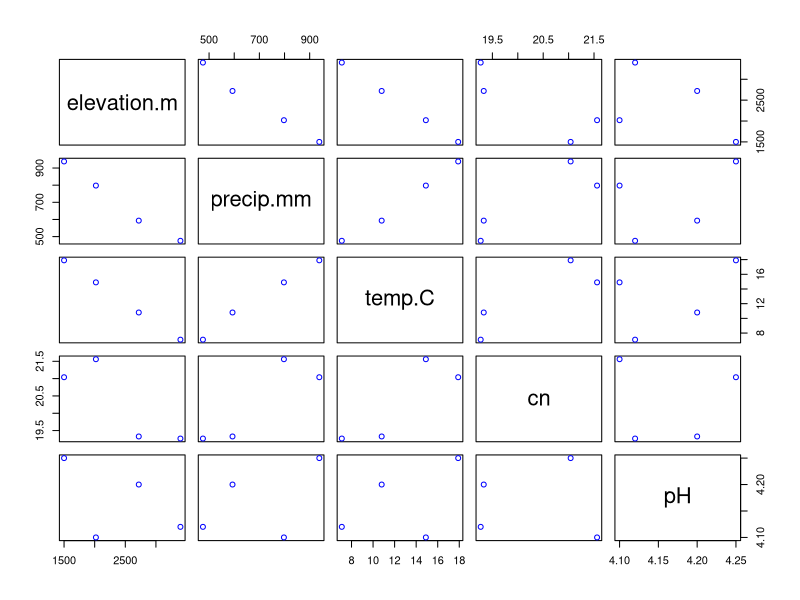
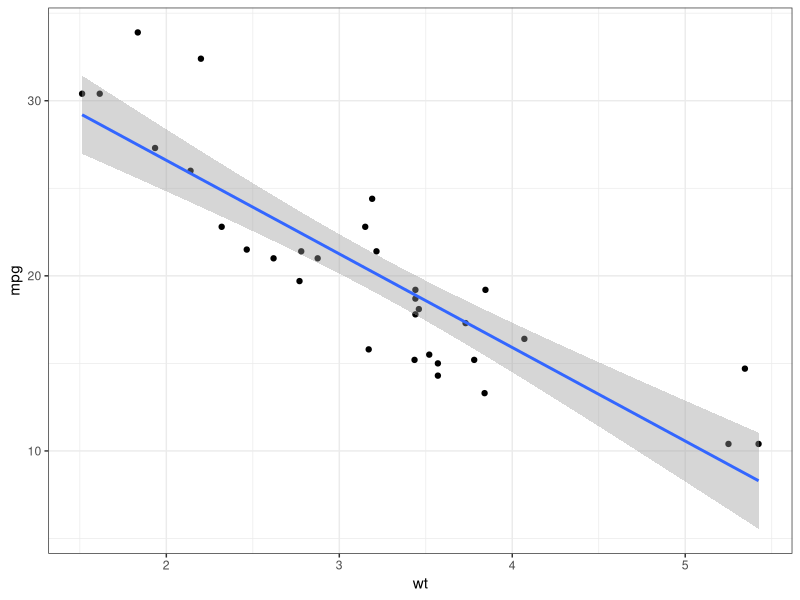
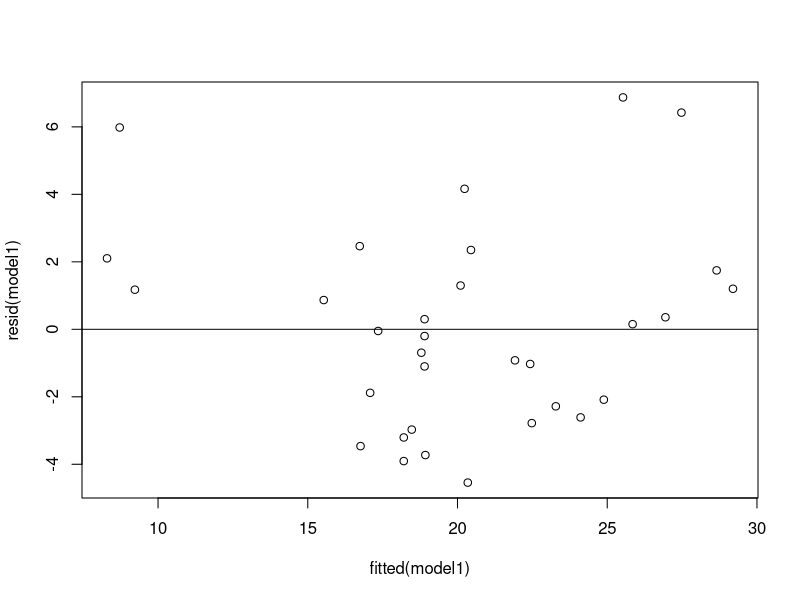
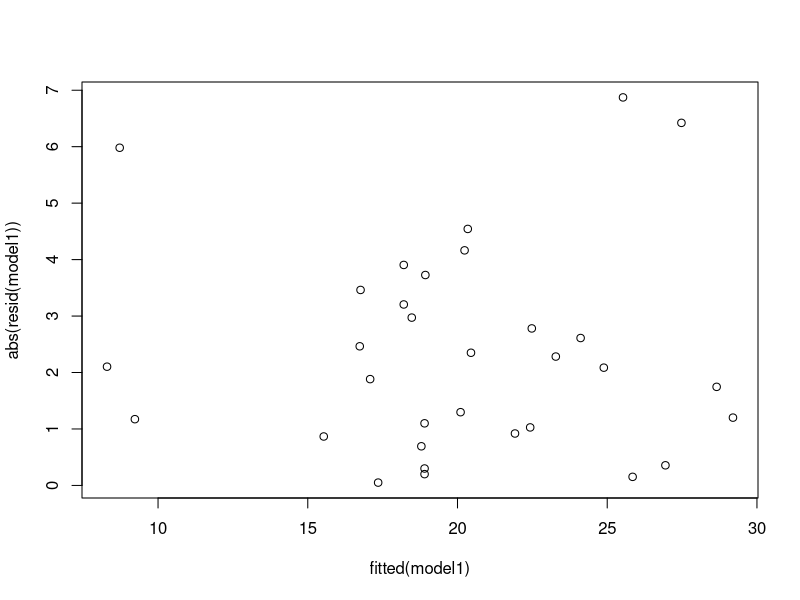
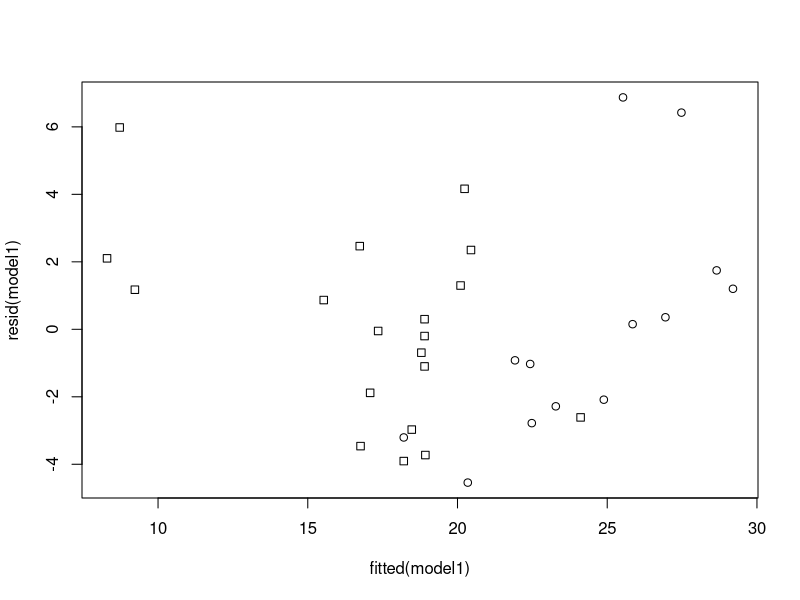
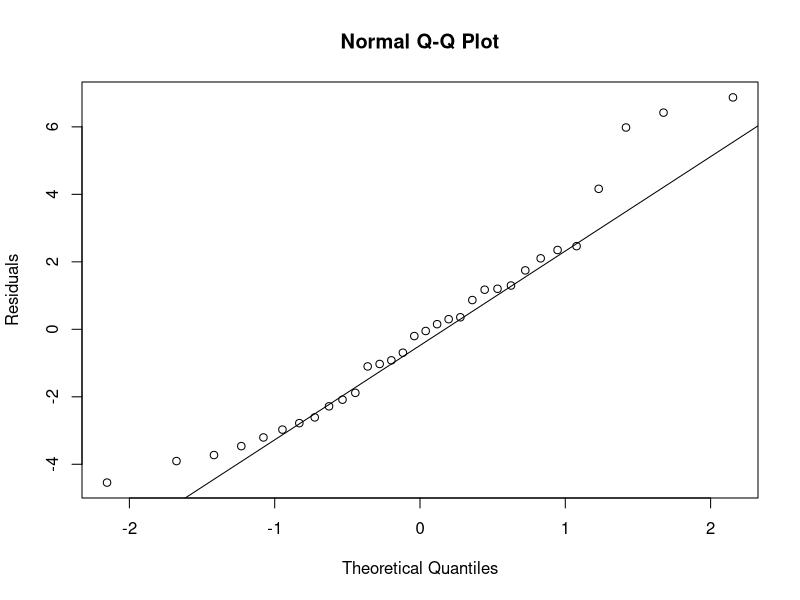
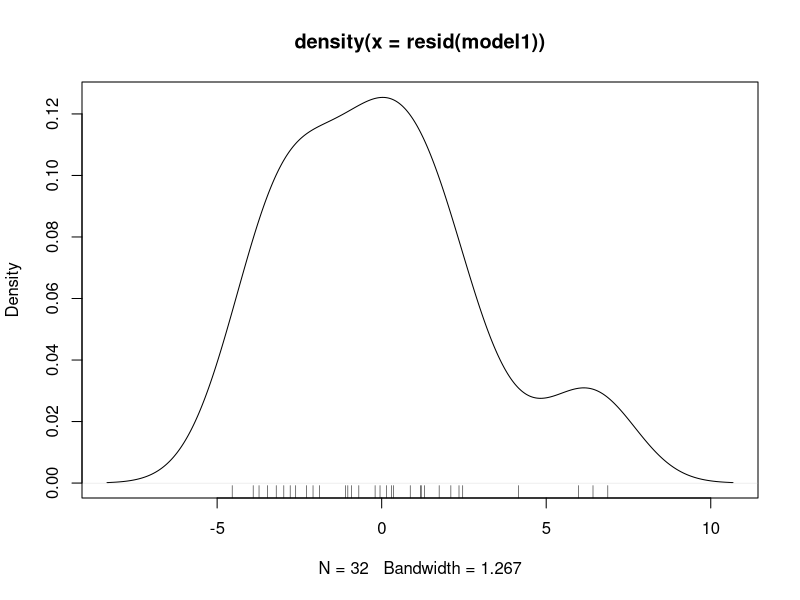
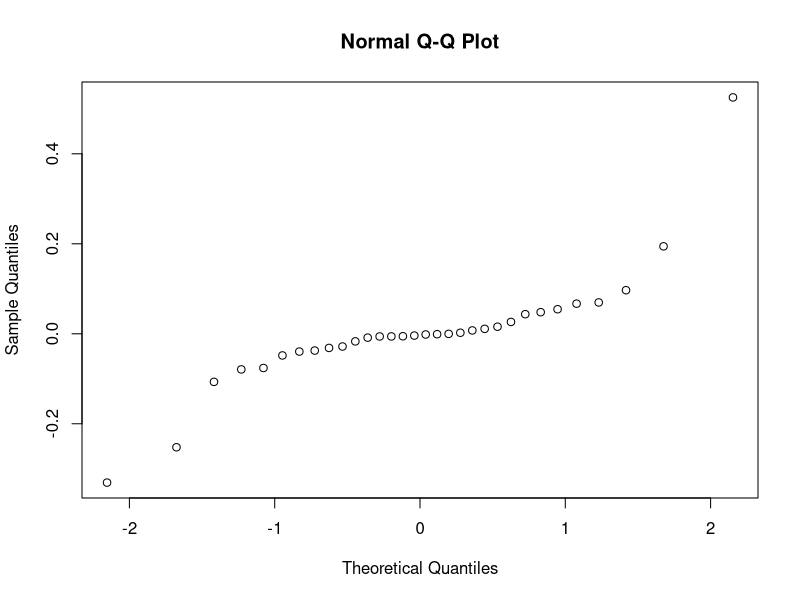

These charts were generated, in order, by the following R code:
## ---- chunk 1
#Input of elevation data in meters
m <- c(1500,2020,2720,3400)
#Input of precip data (mm) at each elevation
ppt <- c(938.3,797.6,593.2,475.6)
#Input of mean temperature data (degrees celsius) at each elevation
temp <- c(17.9,14.9,10.8,7.1)
#Input of soil C:N ratio at each elevation
cn <- c(21.04,21.56,19.33,19.27)
#Input of O-horizon soil pH at each elevation
pH <- c(4.25,4.1,4.2,4.12)
## ---- chunk 2
cor(m,ppt)
cor(m,temp)
cor(temp,ppt)
cor(m,cn)
cor(m,pH)
cor(temp,pH)
## ---- chunk 3
abiotic <- data.frame(elevation.m= m, precip.mm=ppt,temp.C = temp, cn = cn, pH= pH)
#Plot all possible combinations of these variables with blue symbols
plot(abiotic, col= "blue")
## ---- chunk 4
m1 <- lm(pH~temp.C, data= abiotic)
summary(m1)
## ---- chunk 5
model1 <- lm(mpg~wt,data=mtcars)
summary(model1)
library(ggplot2)

ggplot(mtcars, 
       aes(wt,
           mpg)) +
  geom_point()  +
  stat_smooth(method = "lm") +
  theme_bw()
  
## ---- chunk 6
plot(fitted(model1),resid(model1))
abline(h=0)
## ---- chunk 7
plot(fitted(model1),abs(resid(model1)))
## ---- chunk 8
summary(lm(abs(resid(model1))~ fitted(model1)))
## ---- chunk 9
plot(resid(model1)~fitted(model1),pch=unclass(mtcars$am))
## ---- chunk 10
library(car)
leveneTest(mtcars$mpg,mtcars$am)
## ---- chunk 11
qqnorm(resid(model1),ylab="Residuals")
qqline(resid(model1))
## ---- chunk 12
plot(density(resid(model1)))
rug(resid(model1))
## ---- chunk 13
gi <- influence(model1)
qqnorm(gi$coef[,2])
